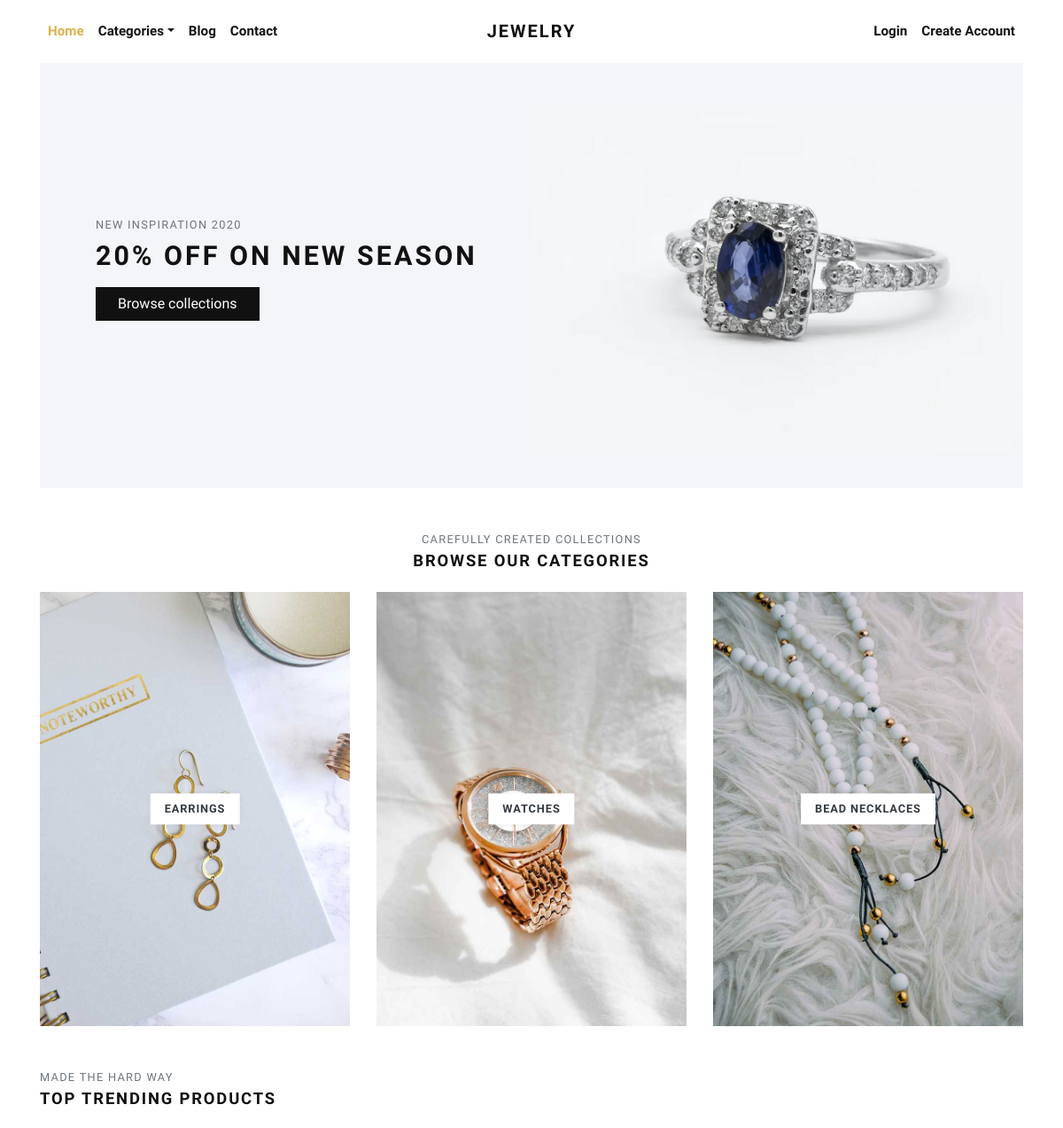
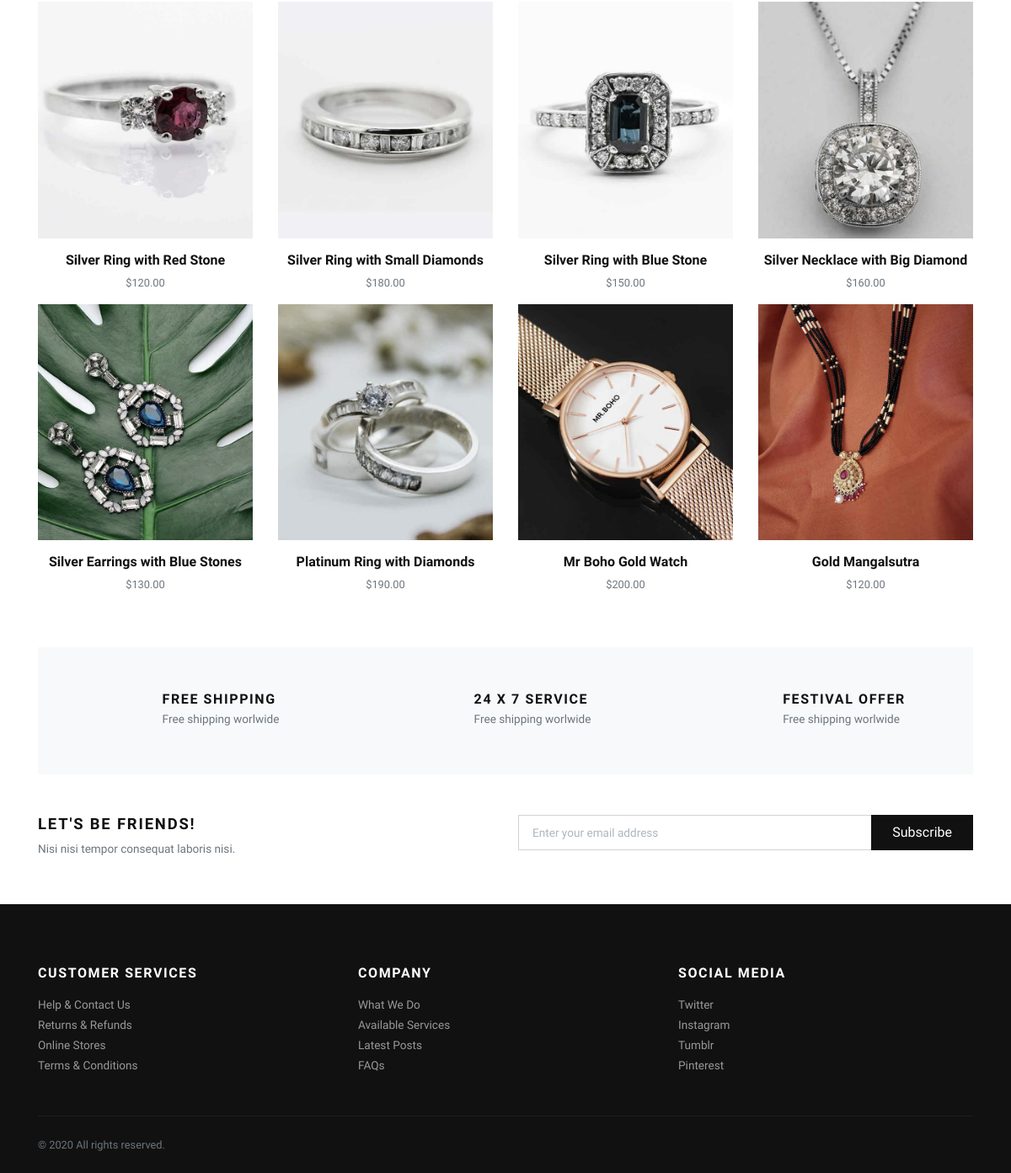
The page / on the database its author committed (2 pictures, top to bottom).
### products/models.py (models this page shows, shortened)
class Category(models.Model):
    title = models.CharField(max_length=60, verbose_name="Category Title")
    slug = models.SlugField(max_length=60, verbose_name="Category Slug")
    image = models.ImageField(upload_to='category')
    class Meta:
        verbose_name_plural = 'Categories'

class Product(models.Model):
    title = models.CharField(max_length=150, verbose_name="Product Title")
    slug = models.SlugField(max_length=160, verbose_name="Product Slug")
    desc = models.TextField(verbose_name="Product Description")
    product_image = models.ImageField(upload_to='products', blank=True, null=True, verbose_name="Product Image",
                                      default="products/default_image.img")
    price = models.DecimalField(max_digits=8, decimal_places=2)
    category = models.ForeignKey(Category, verbose_name="Product Category", on_delete=models.CASCADE)
    is_active = models.BooleanField(verbose_name="Is Active?")
    def get_url(self):
        return reverse("product-detail", args=[self.category.slug, self.slug])

### products/views.py (the view)
# urls.py: path('', views.home, name='home'),
def home(request):
    categories = Category.objects.all()[:3]
    products = Product.objects.filter(is_active=True)[:8]
    context = {
        'categories': categories,
        'products': products,
    }
    return render(request, 'store/index.html', context)

### cart/context_preprocessors.py (called while the page is built)
def cart_menu(request):
    if request.user.is_authenticated:
        cart_items = Cart.objects.filter(user=request.user)
        context = {
            'cart_items': cart_items,
        }
    else:
        context = {}
    return context

### products/context_preprocessors.py (called while the page is built)
def store_menu(request):
    categories = Category.objects.all()
    context = {
        'categories_menu': categories,
    }
    return context

### templates/store/index.html (shortened to what this page needs)
{% extends 'base.html' %}
{% load static %}
      {% block content %}
      <div class="container">
        <section class="hero pb-3 bg-cover bg-center d-flex align-items-center" style="background: url({% static 'img/hero-jewlrey-banner.jpg' %})">
          <div class="container py-5">
            <div class="row px-4 px-lg-5">
              <div class="col-lg-6">
                <p class="text-muted small text-uppercase mb-2">New Inspiration 2020</p>
                <h1 class="h2 text-uppercase mb-3">20% off on new season</h1><a class="btn btn-dark" href="{% url 'all-categories' %}">Browse collections</a>
              </div>
            </div>
          </div>
        </section>
        <section class="pt-5">
          <header class="text-center">
            <p class="small text-muted small text-uppercase mb-1">Carefully created collections</p>
            <h2 class="h5 text-uppercase mb-4">Browse our categories</h2>
          </header>
          <div class="row">
          {% if categories %}
            {% for category in categories %}
              <div class="col-md-4 mb-4 mb-md-0">
                <a class="category-item" href="{% url 'category-products' category.slug %}">
                  <strong class="category-item-title">{{ category.title }}</strong>
                </a>
              </div>
            {% endfor %}
          {% endif %}
          </div>
        </section>
        <section class="py-5">
          <header>
            <p class="small text-muted small text-uppercase mb-1">Made the hard way</p>
            <h2 class="h5 text-uppercase mb-4">Top trending products</h2>
          </header>
          <div class="row">
            {% if products %}
              {% for product in products %}
                <div class="col-xl-3 col-lg-4 col-sm-6">
                  <div class="product text-center">
                    <div class="position-relative mb-3">
                      <a class="d-block" href="{{ product.get_url }}">
                        {% if product.product_image %}
                          <img class="img-fluid w-100" src="{{ product.product_image.url }}" alt="{{product.title}}">
                        {% else %}
                          <img class="img-fluid w-100" src="{% static 'img/product-1.jpg' %}" alt="{{product.title}}">
                        {% endif %}
                      </a>
                    </div>
                    <h6> <a class="reset-anchor" href="detail.html">{{ product.title }}</a></h6>
                    <p class="small text-muted">${{product.price}}</p>
                  </div>
                </div>
              {% endfor %}
            {% endif %}
          </div>
        </section>
        <section class="py-5 bg-light">
          <div class="container">
            <div class="row text-center">
              <div class="col-lg-4 mb-3 mb-lg-0">
                <div class="d-inline-block">
                  <div class="media align-items-end">
                    <svg class="svg-icon svg-icon-big svg-icon-light">
                      <use xlink:href="#delivery-time-1"> </use>
                    </svg>
                    <div class="media-body text-left ml-3">
                      <h6 class="text-uppercase mb-1">Free shipping</h6>
                      <p class="text-small mb-0 text-muted">Free shipping worlwide</p>
                    </div>
                  </div>
                </div>
              </div>
              <div class="col-lg-4 mb-3 mb-lg-0">
                <div class="d-inline-block">
                  <div class="media align-items-end">
                    <svg class="svg-icon svg-icon-big svg-icon-light">
                      <use xlink:href="#helpline-24h-1"> </use>
                    </svg>
                    <div class="media-body text-left ml-3">
                      <h6 class="text-uppercase mb-1">24 x 7 service</h6>
                      <p class="text-small mb-0 text-muted">Free shipping worlwide</p>
                    </div>
                  </div>
                </div>
              </div>
              <div class="col-lg-4">
                <div class="d-inline-block">
                  <div class="media align-items-end">
                    <svg class="svg-icon svg-icon-big svg-icon-light">
                      <use xlink:href="#label-tag-1"> </use>
                    </svg>
                    <div class="media-body text-left ml-3">
                      <h6 class="text-uppercase mb-1">Festival offer</h6>
                      <p class="text-small mb-0 text-muted">Free shipping worlwide</p>
                    </div>
                  </div>
                </div>
              </div>
            </div>
          </div>
        </section>
        <section class="py-5">
          <div class="container p-0">
            <div class="row">
              <div class="col-lg-6 mb-3 mb-lg-0">
                <h5 class="text-uppercase">Let's be friends!</h5>
                <p class="text-small text-muted mb-0">Nisi nisi tempor consequat laboris nisi.</p>
              </div>
              <div class="col-lg-6">
                <form action="#">
                  <div class="input-group flex-column flex-sm-row mb-3">
                    <input class="form-control form-control-lg py-3" type="email" placeholder="Enter your email address" aria-describedby="button-addon2">
                    <div class="input-group-append">
                      <button class="btn btn-dark btn-block" id="button-addon2" type="submit">Subscribe</button>
                    </div>
                  </div>
                </form>
              </div>
            </div>
          </div>
        </section>
      </div>
      {% endblock content %}

### static/css/style.default.css (style rules this page uses)
.text-small { font-size: 0.85rem !important; }
strong { font-weight: 700; }
.hero { min-height: 30rem; }
.category-item { display: block; position: relative; color: #343a40; transition: all 0.3s; }
.category-item-title { display: inline-block; padding: 0.5rem 1rem; background: #fff; text-transform: uppercase; letter-spacing: 0.07em; position: absolute; top: 50%; left: 50%; -webkit-transform: translate(-50%, -50%); transform: translate(-50%, -50%); box-shadow: 0 0 5px rgba(0, 0, 0, 0.07); font-size: 0.8rem; }
.product img { -webkit-filter: grayscale(40%); filter: grayscale(40%); transition: all 0.3s; }
.text-uppercase { text-transform: uppercase; letter-spacing: 0.1em; }
.bg-cover { background-size: cover !important; }
.bg-center { background-position: center center !important; }
.reset-anchor { color: inherit; transition: all 0.3s; }
.svg-icon { width: 32px; height: 32px; vertical-align: text-bottom; stroke: currentColor; stroke-width: 3; --layer1: currentColor; --layer2: currentColor; --layer3: currentColor; }
.svg-icon.svg-icon-light { stroke-width: 2; }
.svg-icon-big { width: 48px; height: 48px; }
.btn { font-weight: 400; border: 1px solid transparent; font-family: inherit; padding: 0.375rem 1.5rem; font-size: 1rem; line-height: 1.5; border-radius: 0; transition: color 0.15s ease-in-out, background-color 0.15s ease-in-out, border-color 0.15s ease-in-out, box-shadow 0.15s ease-in-out; }
.btn-dark { color: #fff; background-color: #111111; border-color: #111111; }
body { font-family: "Libre Franklin", sans-serif; font-size: 1rem; font-weight: 400; line-height: 1.5; color: #111111; background-color: #fff; }
a { color: #dcb14a; text-decoration: none; }
h1, h2, h3, h4, h5, h6, .h1, .h2, .h3, .h4, .h5, .h6 { margin-bottom: 0.5rem; font-family: inherit; font-weight: 900; line-height: 1.2; color: inherit; }
h1, .h1 { font-size: 2.2rem; }
h2, .h2 { font-size: 1.9rem; }
h5, .h5 { font-size: 1.15rem; }
h6, .h6 { font-size: 1rem; }
small, .small { font-size: 80%; font-weight: 400; }
.bg-light { background-color: #f8f9fa !important; }
.form-control { padding: 0.375rem 0.75rem; font-size: 1rem; line-height: 1.5; color: #495057; background-color: #fff; border: 1px solid #ced4da; border-radius: 0; transition: border-color 0.15s ease-in-out, box-shadow 0.15s ease-in-out; }
.form-control::placeholder { color: #adb5bd; font-size: 0.85rem; font-weight: 400; }
.form-control-lg { padding: 0.5rem 1rem; font-size: 1rem; line-height: 1.5; border-radius: 0; }

### rows shown on the page
Category: title "EARRINGS"
Category: title "WATCHES"
Category: title "BEAD NECKLACES"
Product: product_image (picture), title "Silver Ring with Red Stone", price "120.00"
Product: product_image (picture), title "Silver Ring with Small Diamonds", price "180.00"
Product: product_image (picture), title "Silver Ring with Blue Stone", price "150.00"
Product: product_image (picture), title "Silver Necklace with Big Diamond", price "160.00"
Product: product_image (picture), title "Silver Earrings with Blue Stones", price "130.00"
Product: product_image (picture), title "Platinum Ring with Diamonds", price "190.00"
Product: product_image (picture), title "Mr Boho Gold Watch", price "200.00"
Product: product_image (picture), title "Gold Mangalsutra", price "120.00"
